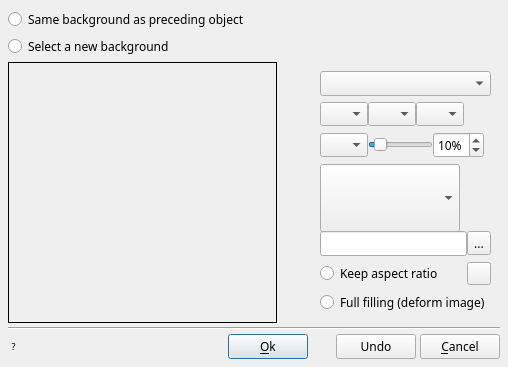
<?xml version="1.0" encoding="UTF-8"?>
<ui version="4.0">
 <class>DlgBackgroundProperties</class>
 <widget class="QDialog" name="DlgBackgroundProperties">
  <property name="geometry">
   <rect>
    <x>0</x>
    <y>0</y>
    <width>508</width>
    <height>367</height>
   </rect>
  </property>
  <property name="minimumSize">
   <size>
    <width>500</width>
    <height>300</height>
   </size>
  </property>
  <property name="font">
   <font>
    <family>Sans Serif</family>
    <pointsize>9</pointsize>
   </font>
  </property>
  <property name="windowTitle">
   <string>Background properties</string>
  </property>
  <layout class="QVBoxLayout" name="verticalLayout">
   <property name="spacing">
    <number>4</number>
   </property>
   <property name="margin">
    <number>8</number>
   </property>
   <item>
    <widget class="QRadioButton" name="SameBackgroundRD">
     <property name="sizePolicy">
      <sizepolicy hsizetype="Preferred" vsizetype="Fixed">
       <horstretch>0</horstretch>
       <verstretch>0</verstretch>
      </sizepolicy>
     </property>
     <property name="toolTip">
      <string>If this option is selected, the slide will have no background definition  but will use the same background as the previous slide:
- If the previous slide does not have a background definition either, the check continues backwards until a slide is found which does have a background definition.
- If no previous slide has a background definition, then a black frame will be used.</string>
     </property>
     <property name="text">
      <string>Same background as preceding object</string>
     </property>
    </widget>
   </item>
   <item>
    <widget class="QRadioButton" name="NewBackgroundRD">
     <property name="sizePolicy">
      <sizepolicy hsizetype="Preferred" vsizetype="Fixed">
       <horstretch>0</horstretch>
       <verstretch>0</verstretch>
      </sizepolicy>
     </property>
     <property name="toolTip">
      <string>If this option is selected, the slide will have its own background definition.</string>
     </property>
     <property name="text">
      <string>Select a new background</string>
     </property>
    </widget>
   </item>
   <item>
    <widget class="QWidget" name="widget" native="true">
     <layout class="QHBoxLayout" name="horizontalLayout_7">
      <property name="spacing">
       <number>4</number>
      </property>
      <property name="margin">
       <number>0</number>
      </property>
      <item>
       <widget class="QLabel" name="Preview">
        <property name="sizePolicy">
         <sizepolicy hsizetype="Expanding" vsizetype="Expanding">
          <horstretch>0</horstretch>
          <verstretch>0</verstretch>
         </sizepolicy>
        </property>
        <property name="frameShape">
         <enum>QFrame::Box</enum>
        </property>
        <property name="text">
         <string notr="true"/>
        </property>
       </widget>
      </item>
      <item>
       <widget class="QWidget" name="scrollArea" native="true">
        <layout class="QGridLayout" name="gridLayout_2">
         <item row="1" column="0">
          <widget class="QLabel" name="FirstColorLabel">
           <property name="text">
            <string notr="true"/>
           </property>
           <property name="pixmap">
            <pixmap resource="../../../RSCffDiaporama.qrc">:/img/color.png</pixmap>
           </property>
           <property name="alignment">
            <set>Qt::AlignRight|Qt::AlignTrailing|Qt::AlignVCenter</set>
           </property>
          </widget>
         </item>
         <item row="7" column="1">
          <spacer name="verticalSpacer">
           <property name="orientation">
            <enum>Qt::Vertical</enum>
           </property>
           <property name="sizeHint" stdset="0">
            <size>
             <width>20</width>
             <height>40</height>
            </size>
           </property>
          </spacer>
         </item>
         <item row="0" column="0">
          <widget class="QLabel" name="BrushTypeLabel">
           <property name="text">
            <string notr="true"/>
           </property>
           <property name="pixmap">
            <pixmap resource="../../../RSCffDiaporama.qrc">:/img/color_fill.png</pixmap>
           </property>
           <property name="alignment">
            <set>Qt::AlignRight|Qt::AlignTrailing|Qt::AlignVCenter</set>
           </property>
          </widget>
         </item>
         <item row="3" column="1">
          <layout class="QHBoxLayout" name="horizontalLayout_5">
           <property name="spacing">
            <number>0</number>
           </property>
           <property name="margin">
            <number>0</number>
           </property>
           <item>
            <widget class="cBackgroundComboBox" name="BackgroundCombo">
             <property name="minimumSize">
              <size>
               <width>140</width>
               <height>68</height>
              </size>
             </property>
             <property name="maximumSize">
              <size>
               <width>140</width>
               <height>68</height>
              </size>
             </property>
             <property name="toolTip">
              <string>Allows you to select an image.</string>
             </property>
            </widget>
           </item>
           <item>
            <widget class="QLabel" name="BackgroundComboSpacer">
             <property name="sizePolicy">
              <sizepolicy hsizetype="Preferred" vsizetype="Preferred">
               <horstretch>0</horstretch>
               <verstretch>0</verstretch>
              </sizepolicy>
             </property>
             <property name="text">
              <string notr="true"/>
             </property>
            </widget>
           </item>
          </layout>
         </item>
         <item row="4" column="0">
          <widget class="QLabel" name="ImageFileLabel">
           <property name="sizePolicy">
            <sizepolicy hsizetype="Fixed" vsizetype="Fixed">
             <horstretch>0</horstretch>
             <verstretch>0</verstretch>
            </sizepolicy>
           </property>
           <property name="minimumSize">
            <size>
             <width>24</width>
             <height>24</height>
            </size>
           </property>
           <property name="maximumSize">
            <size>
             <width>24</width>
             <height>24</height>
            </size>
           </property>
           <property name="text">
            <string notr="true"/>
           </property>
           <property name="pixmap">
            <pixmap resource="../../../RSCffDiaporama.qrc">:/img/object_image.png</pixmap>
           </property>
           <property name="scaledContents">
            <bool>true</bool>
           </property>
           <property name="alignment">
            <set>Qt::AlignRight|Qt::AlignTrailing|Qt::AlignVCenter</set>
           </property>
          </widget>
         </item>
         <item row="0" column="1">
          <widget class="QComboBox" name="BrushTypeCombo">
           <property name="toolTip">
            <string>Allows you to select a brush type in the following list:
- Solid brush: Allow to selects a plain color.
- Gradient 2 colors: Allow to select a gradient from 2 colors
- Gradient 3 colors: Allow to select a gradient from 3 colors
- Image from library: Allow to select a predefined background
- Image disk: Allow to select a photo or an image from a file on the disk.</string>
           </property>
          </widget>
         </item>
         <item row="3" column="0">
          <layout class="QVBoxLayout" name="verticalLayout_2">
           <property name="spacing">
            <number>0</number>
           </property>
           <property name="margin">
            <number>0</number>
           </property>
           <item>
            <widget class="QLabel" name="ImageLibraryLabel">
             <property name="minimumSize">
              <size>
               <width>24</width>
               <height>24</height>
              </size>
             </property>
             <property name="maximumSize">
              <size>
               <width>24</width>
               <height>24</height>
              </size>
             </property>
             <property name="text">
              <string/>
             </property>
             <property name="pixmap">
              <pixmap resource="../../../RSCffDiaporama.qrc">:/img/object_image.png</pixmap>
             </property>
             <property name="scaledContents">
              <bool>true</bool>
             </property>
             <property name="alignment">
              <set>Qt::AlignRight|Qt::AlignTop|Qt::AlignTrailing</set>
             </property>
            </widget>
           </item>
           <item>
            <widget class="QLabel" name="ImageLibraryLabel2">
             <property name="text">
              <string notr="true"/>
             </property>
            </widget>
           </item>
          </layout>
         </item>
         <item row="2" column="0">
          <widget class="QLabel" name="OrientationLabel">
           <property name="text">
            <string notr="true"/>
           </property>
           <property name="pixmap">
            <pixmap resource="../../../RSCffDiaporama.qrc">:/img/Distance.png</pixmap>
           </property>
           <property name="alignment">
            <set>Qt::AlignRight|Qt::AlignTrailing|Qt::AlignVCenter</set>
           </property>
          </widget>
         </item>
         <item row="5" column="1">
          <layout class="QHBoxLayout" name="horizontalLayout_8">
           <property name="spacing">
            <number>2</number>
           </property>
           <property name="margin">
            <number>0</number>
           </property>
           <item>
            <widget class="QRadioButton" name="KeepRatioRB">
             <property name="sizePolicy">
              <sizepolicy hsizetype="Minimum" vsizetype="Fixed">
               <horstretch>0</horstretch>
               <verstretch>0</verstretch>
              </sizepolicy>
             </property>
             <property name="toolTip">
              <string>If this box is checked, the image isn't deformed and you can open the Image framing dialog to select a part of the image.</string>
             </property>
             <property name="text">
              <string>Keep aspect ratio</string>
             </property>
            </widget>
           </item>
           <item>
            <widget class="QToolButton" name="ImageEditCorrectBT">
             <property name="toolTip">
              <string>Opens the Image framing dialog to select a part of the image.</string>
             </property>
             <property name="text">
              <string notr="true"/>
             </property>
             <property name="icon">
              <iconset resource="../../../RSCffDiaporama.qrc">
               <normaloff>:/img/EditImage.png</normaloff>:/img/EditImage.png</iconset>
             </property>
            </widget>
           </item>
          </layout>
         </item>
         <item row="2" column="1">
          <layout class="QHBoxLayout" name="horizontalLayout_3">
           <property name="spacing">
            <number>0</number>
           </property>
           <property name="margin">
            <number>0</number>
           </property>
           <item>
            <widget class="cCGrdOrientationComboBox" name="OrientationCombo">
             <property name="sizePolicy">
              <sizepolicy hsizetype="Fixed" vsizetype="Fixed">
               <horstretch>0</horstretch>
               <verstretch>0</verstretch>
              </sizepolicy>
             </property>
             <property name="minimumSize">
              <size>
               <width>48</width>
               <height>24</height>
              </size>
             </property>
             <property name="maximumSize">
              <size>
               <width>48</width>
               <height>24</height>
              </size>
             </property>
             <property name="toolTip">
              <string>Allows you to select the gradient orientation.</string>
             </property>
             <property name="iconSize">
              <size>
               <width>64</width>
               <height>16</height>
              </size>
             </property>
            </widget>
           </item>
           <item>
            <widget class="QSlider" name="IntermPosSlider">
             <property name="sizePolicy">
              <sizepolicy hsizetype="Fixed" vsizetype="Fixed">
               <horstretch>0</horstretch>
               <verstretch>0</verstretch>
              </sizepolicy>
             </property>
             <property name="minimumSize">
              <size>
               <width>65</width>
               <height>0</height>
              </size>
             </property>
             <property name="maximumSize">
              <size>
               <width>65</width>
               <height>16777215</height>
              </size>
             </property>
             <property name="toolTip">
              <string>Allows you to define the position (in percentage) of the 3rd gradient color.</string>
             </property>
             <property name="minimum">
              <number>1</number>
             </property>
             <property name="value">
              <number>10</number>
             </property>
             <property name="orientation">
              <enum>Qt::Horizontal</enum>
             </property>
            </widget>
           </item>
           <item>
            <widget class="QSpinBox" name="IntermPosED">
             <property name="sizePolicy">
              <sizepolicy hsizetype="Fixed" vsizetype="Fixed">
               <horstretch>0</horstretch>
               <verstretch>0</verstretch>
              </sizepolicy>
             </property>
             <property name="toolTip">
              <string>Allows you to define the position (in percentage) of the 3rd gradient color.</string>
             </property>
             <property name="suffix">
              <string notr="true">%</string>
             </property>
             <property name="minimum">
              <number>1</number>
             </property>
             <property name="value">
              <number>10</number>
             </property>
            </widget>
           </item>
           <item>
            <widget class="QLabel" name="OrientationSpacer">
             <property name="sizePolicy">
              <sizepolicy hsizetype="Minimum" vsizetype="Preferred">
               <horstretch>0</horstretch>
               <verstretch>0</verstretch>
              </sizepolicy>
             </property>
             <property name="text">
              <string notr="true"/>
             </property>
            </widget>
           </item>
          </layout>
         </item>
         <item row="1" column="1">
          <layout class="QHBoxLayout" name="horizontalLayout_6">
           <property name="spacing">
            <number>0</number>
           </property>
           <property name="margin">
            <number>0</number>
           </property>
           <item>
            <widget class="cCColorComboBox" name="FirstColorCombo">
             <property name="sizePolicy">
              <sizepolicy hsizetype="Fixed" vsizetype="Fixed">
               <horstretch>0</horstretch>
               <verstretch>0</verstretch>
              </sizepolicy>
             </property>
             <property name="minimumSize">
              <size>
               <width>48</width>
               <height>24</height>
              </size>
             </property>
             <property name="maximumSize">
              <size>
               <width>48</width>
               <height>24</height>
              </size>
             </property>
             <property name="toolTip">
              <string>Allows you to select the first color.</string>
             </property>
            </widget>
           </item>
           <item>
            <widget class="cCColorComboBox" name="IntermColorCombo">
             <property name="sizePolicy">
              <sizepolicy hsizetype="Fixed" vsizetype="Fixed">
               <horstretch>0</horstretch>
               <verstretch>0</verstretch>
              </sizepolicy>
             </property>
             <property name="minimumSize">
              <size>
               <width>48</width>
               <height>24</height>
              </size>
             </property>
             <property name="maximumSize">
              <size>
               <width>48</width>
               <height>24</height>
              </size>
             </property>
             <property name="toolTip">
              <string>Allows you to select the second color.</string>
             </property>
            </widget>
           </item>
           <item>
            <widget class="cCColorComboBox" name="FinalColorCombo">
             <property name="sizePolicy">
              <sizepolicy hsizetype="Fixed" vsizetype="Fixed">
               <horstretch>0</horstretch>
               <verstretch>0</verstretch>
              </sizepolicy>
             </property>
             <property name="minimumSize">
              <size>
               <width>48</width>
               <height>24</height>
              </size>
             </property>
             <property name="maximumSize">
              <size>
               <width>48</width>
               <height>24</height>
              </size>
             </property>
             <property name="toolTip">
              <string>Allows you to select the last color.</string>
             </property>
            </widget>
           </item>
           <item>
            <widget class="QLabel" name="FirstColorSpacer">
             <property name="sizePolicy">
              <sizepolicy hsizetype="Preferred" vsizetype="Preferred">
               <horstretch>0</horstretch>
               <verstretch>0</verstretch>
              </sizepolicy>
             </property>
             <property name="text">
              <string notr="true"/>
             </property>
            </widget>
           </item>
          </layout>
         </item>
         <item row="6" column="1">
          <widget class="QRadioButton" name="FullFillRB">
           <property name="sizePolicy">
            <sizepolicy hsizetype="Minimum" vsizetype="Fixed">
             <horstretch>0</horstretch>
             <verstretch>0</verstretch>
            </sizepolicy>
           </property>
           <property name="toolTip">
            <string>If this box is checked, the image fills the screen, even if it has to be deformed.</string>
           </property>
           <property name="text">
            <string>Full filling (deform image)</string>
           </property>
          </widget>
         </item>
         <item row="4" column="1">
          <layout class="QHBoxLayout" name="horizontalLayout_4">
           <property name="spacing">
            <number>0</number>
           </property>
           <property name="margin">
            <number>0</number>
           </property>
           <item>
            <widget class="QLineEdit" name="ImageFileED">
             <property name="sizePolicy">
              <sizepolicy hsizetype="Preferred" vsizetype="Fixed">
               <horstretch>0</horstretch>
               <verstretch>0</verstretch>
              </sizepolicy>
             </property>
             <property name="text">
              <string notr="true"/>
             </property>
             <property name="readOnly">
              <bool>true</bool>
             </property>
            </widget>
           </item>
           <item>
            <widget class="QToolButton" name="ImageFileBT">
             <property name="toolTip">
              <string>Allows you to select a photo or an image from a file on the disk.</string>
             </property>
             <property name="text">
              <string notr="true">...</string>
             </property>
             <property name="icon">
              <iconset resource="../../../RSCffDiaporama.qrc">
               <normaloff>:/img/FolderOpen.png</normaloff>:/img/FolderOpen.png</iconset>
             </property>
            </widget>
           </item>
          </layout>
         </item>
        </layout>
       </widget>
      </item>
     </layout>
    </widget>
   </item>
   <item>
    <widget class="Line" name="line">
     <property name="sizePolicy">
      <sizepolicy hsizetype="Preferred" vsizetype="Fixed">
       <horstretch>0</horstretch>
       <verstretch>0</verstretch>
      </sizepolicy>
     </property>
     <property name="orientation">
      <enum>Qt::Horizontal</enum>
     </property>
    </widget>
   </item>
   <item>
    <layout class="QHBoxLayout" name="horizontalLayout_2">
     <property name="spacing">
      <number>4</number>
     </property>
     <item>
      <widget class="QToolButton" name="HelpToolTips">
       <property name="toolTip">
        <string>The &quot;Background properties&quot; dialog allows you to define settings for the background of the slide.</string>
       </property>
       <property name="styleSheet">
        <string notr="true">QToolButton {
	background-color: transparent;
	border: none; 
    font-size: 9px;
}
</string>
       </property>
       <property name="text">
        <string notr="true">?</string>
       </property>
       <property name="icon">
        <iconset resource="../../../RSCffDiaporama.qrc">
         <normaloff>:/img/help.png</normaloff>:/img/help.png</iconset>
       </property>
      </widget>
     </item>
     <item>
      <spacer name="horizontalSpacer_2">
       <property name="orientation">
        <enum>Qt::Horizontal</enum>
       </property>
       <property name="sizeHint" stdset="0">
        <size>
         <width>40</width>
         <height>20</height>
        </size>
       </property>
      </spacer>
     </item>
     <item>
      <widget class="QPushButton" name="OKBT">
       <property name="toolTip">
        <string>Accept modification and exit dialog box</string>
       </property>
       <property name="text">
        <string>&amp;Ok</string>
       </property>
       <property name="icon">
        <iconset resource="../../../RSCffDiaporama.qrc">
         <normaloff>:/img/action_ok.png</normaloff>:/img/action_ok.png</iconset>
       </property>
      </widget>
     </item>
     <item>
      <widget class="QLabel" name="label_2">
       <property name="sizePolicy">
        <sizepolicy hsizetype="Fixed" vsizetype="Preferred">
         <horstretch>0</horstretch>
         <verstretch>0</verstretch>
        </sizepolicy>
       </property>
       <property name="minimumSize">
        <size>
         <width>20</width>
         <height>0</height>
        </size>
       </property>
       <property name="maximumSize">
        <size>
         <width>20</width>
         <height>16777215</height>
        </size>
       </property>
       <property name="text">
        <string notr="true"/>
       </property>
      </widget>
     </item>
     <item>
      <widget class="QPushButton" name="UndoBT">
       <property name="toolTip">
        <string>Undo last action (CTRL+Z)</string>
       </property>
       <property name="text">
        <string>Undo</string>
       </property>
       <property name="icon">
        <iconset resource="../../../RSCffDiaporama.qrc">
         <normaloff>:/img/undo24.png</normaloff>:/img/undo24.png</iconset>
       </property>
       <property name="shortcut">
        <string>Ctrl+Z</string>
       </property>
      </widget>
     </item>
     <item>
      <widget class="QPushButton" name="CancelBt">
       <property name="toolTip">
        <string>Cancel modification and exit dialog box</string>
       </property>
       <property name="text">
        <string>&amp;Cancel</string>
       </property>
       <property name="icon">
        <iconset resource="../../../RSCffDiaporama.qrc">
         <normaloff>:/img/action_cancel.png</normaloff>:/img/action_cancel.png</iconset>
       </property>
      </widget>
     </item>
    </layout>
   </item>
  </layout>
 </widget>
 <customwidgets>
  <customwidget>
   <class>cCColorComboBox</class>
   <extends>QComboBox</extends>
   <header>../CustomCtrl/cCColorComboBox.h</header>
  </customwidget>
  <customwidget>
   <class>cCGrdOrientationComboBox</class>
   <extends>QComboBox</extends>
   <header>../CustomCtrl/cCGrdOrientationComboBox.h</header>
  </customwidget>
  <customwidget>
   <class>cBackgroundComboBox</class>
   <extends>QComboBox</extends>
   <header>../CustomCtrl/cBackgroundComboBox.h</header>
  </customwidget>
 </customwidgets>
 <resources>
  <include location="../../../RSCffDiaporama.qrc"/>
 </resources>
 <connections/>
</ui>
